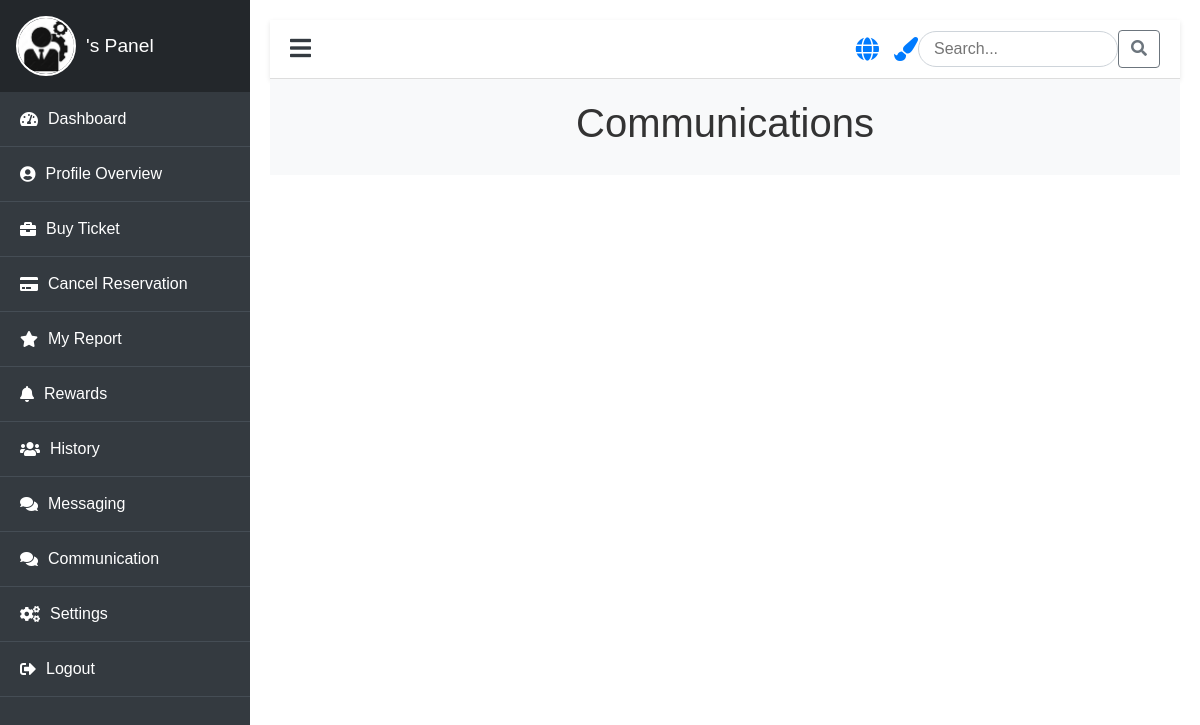
Page /communication_list/ on the earlier database version.
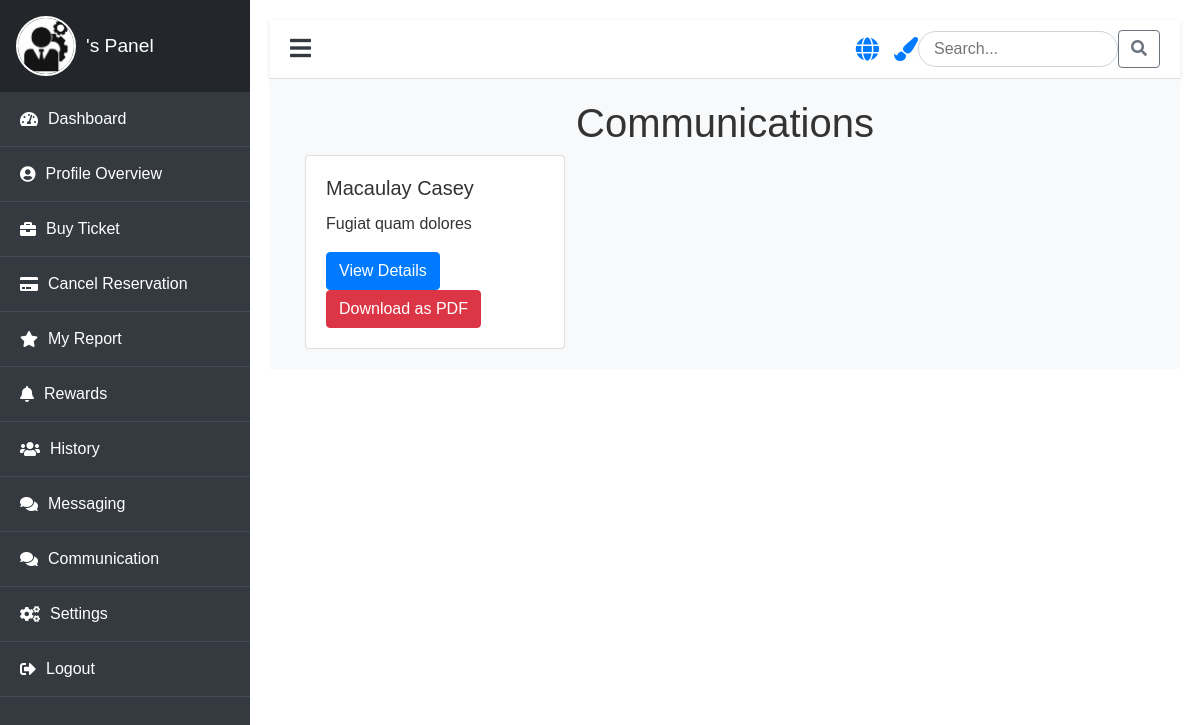
Same page on the later database version.
### booking/models.py (models this page shows, shortened)
class Communication(models.Model):
    DESTINATION_CHOICES = (
        ('employer', 'Employer'),
        ('maintenance', 'Maintenance'),
        ('passenger', 'Passenger'),
    )
    name = models.CharField(max_length=255)
    description = models.TextField()
    date = models.DateTimeField(default=timezone.now)
    photo = models.ImageField(upload_to='communications/', blank=True, null=True)
    destination = models.CharField(max_length=30, choices=DESTINATION_CHOICES)

### booking/views.py (the view)
# urls.py: path('communication_list/', views.communication_list, name='communication_list'),
def communication_list(request):
    communications = Communication.objects.all()
    return render(request, 'panel/passenger/communications/communication_list.html', {'communications': communications})

### booking/templates/panel/passenger/communications/communication_list.html (shortened to what this page needs)
{% extends 'panel/base/base_passenger.html' %}
{% load static %}
{% block content %}
<div class="container">
    <h1 class="text-center">Communications</h1>
    <div class="row">
        {% for communication in communications %}
            <div class="col-md-4">
                <div class="card" data-aos="fade-up">
                    <div class="card-body">
                        <h5 class="card-title">{{ communication.name }}</h5>
                        <p class="card-text">{{ communication.description|truncatewords:10 }}</p>
                        <button class="btn btn-primary view-details" data-id="{{ communication.id }}">View Details</button>
                        <a href="{% url 'download_pdf' communication.id %}" class="btn btn-danger">Download as PDF</a>
                    </div>
                </div>
            </div>
        {% endfor %}
    </div>
</div>
{% endblock %}

Differences in the rows shown:
added Communication: name "Macaulay Casey", description "Fugiat quam dolores"
